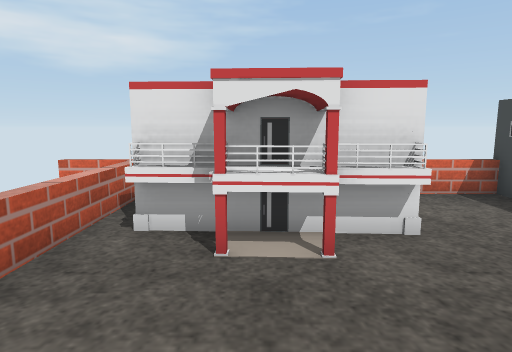
View 1 (above)

14 first-person views from a walk through a Unity game level. The camera is 0.72 m above the floor, tilts 8° down and sees 75° across. The floor is counted in squares, 0.5 m on a side. Each view is taken from the middle of a square. On the plan, view 1 faces up. The plan holds only what a view shows up to about 15 squares ahead; the rest is blank. Some surface patterns are stand-ins.

View 2
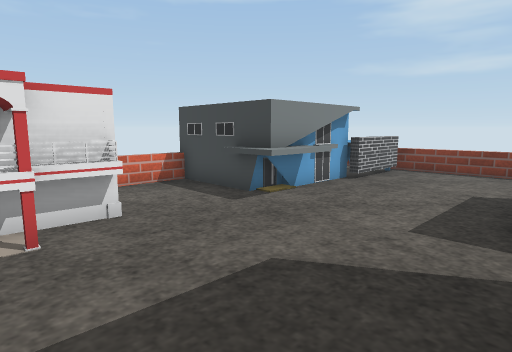

View 3
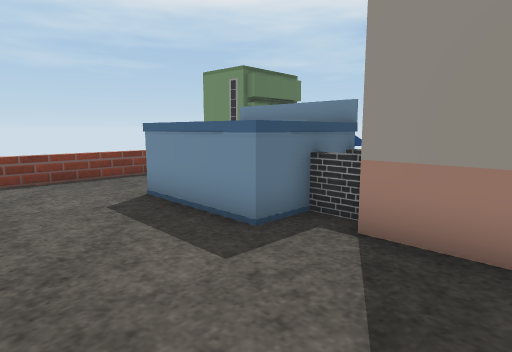

View 4
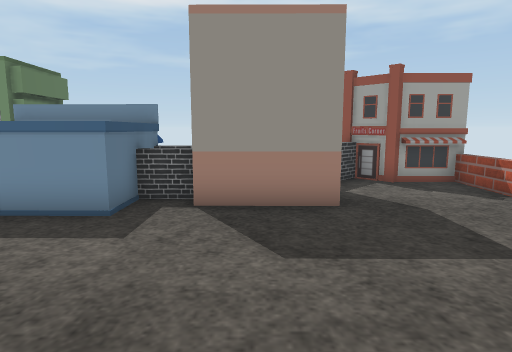

View 5
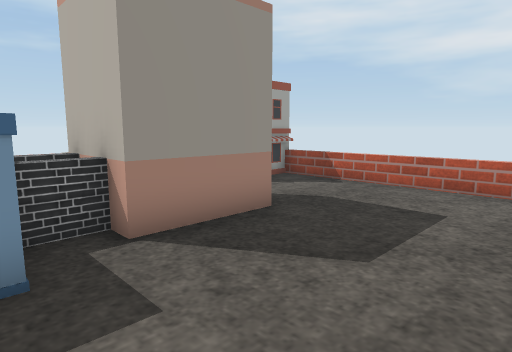

View 6
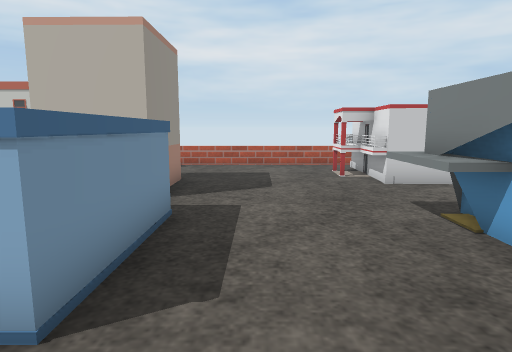

View 7
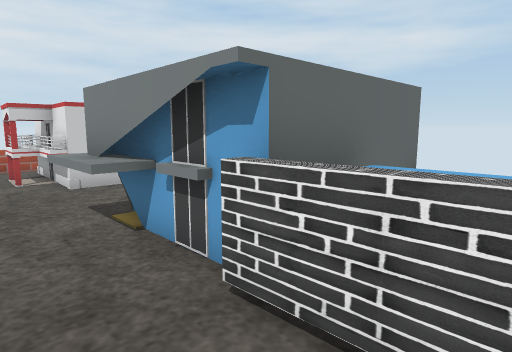

View 8
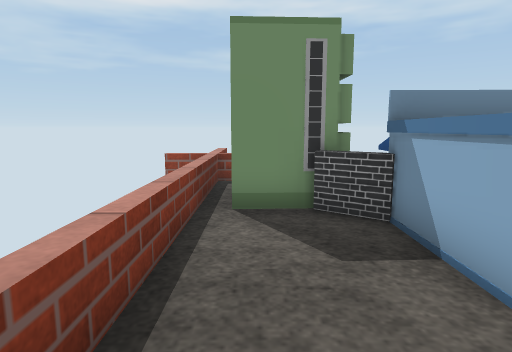

View 9
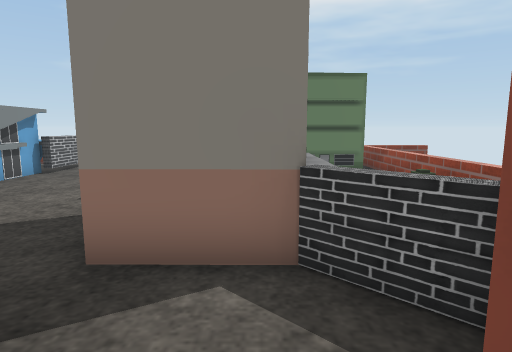

View 10
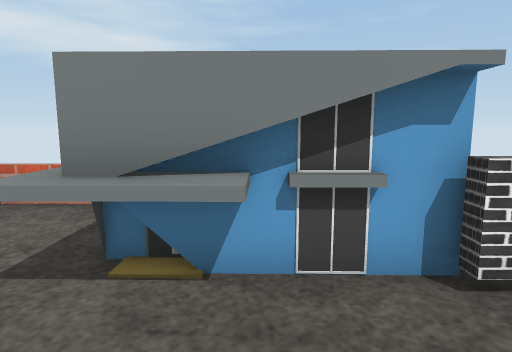

View 11
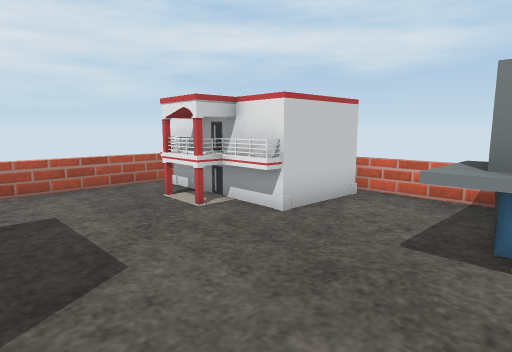

View 12
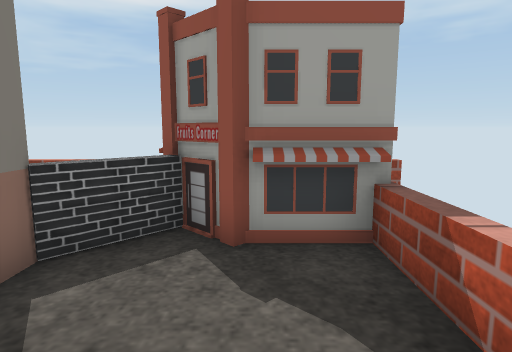

View 13
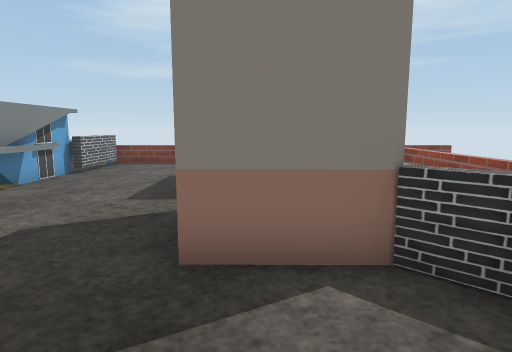

View 14
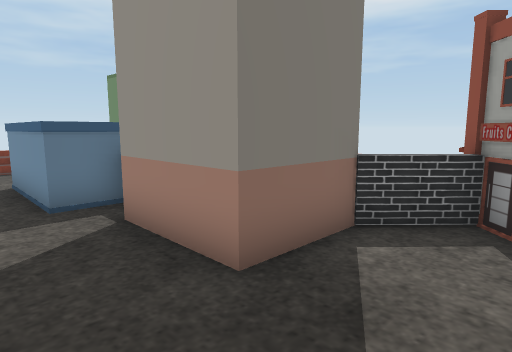

### Floor plan
Key: @ floor where view 1 was taken; # wall or solid block; . floor; = window, fence, low wall or low ledge; O other object.
Columns run from 3 left of view 1 to 12 right of it. Each row starts with its distance up from view 1.
  8 =    ===#   ==
  7 =    O==#   O==
  6 =    O..O   OOO
  5 =OOOOO..OO  OOO
  4 =.OOOO..OOOO#OO#
  3 =.........O....=
  2 =..............=
  1 =..............=
  0 =..@...........=
 -1 =....OOO.OOOO..=
 -2 =....O O#O  O..=
 -3 =....O O#OOO#..=
 -4 #OO.#OOO#   OOO=
 -5    O#       OO #
 -6    O    O   OO #
 -7    O ===O===#OO#

Where each view was taken, in squares from view 1:
view 1: 0 up, 0 right, facing up
view 2: 1 down, 0 right, facing up-right
view 3: 3 up, 2 right, facing down-right
view 4: 5 up, 3 right, facing down
view 5: 3 up, 6 right, facing down-left
view 6: 1 up, 11 right, facing left
view 7: 2 up, 11 right, facing up-left
view 8: 2 up, 11 right, facing down
view 9: 3 down, 2 left, facing right
view 10: 1 up, 7 right, facing up
view 11: 0 up, 6 right, facing up-left
view 12: 0 up, 1 left, facing down
view 13: 2 down, 2 left, facing right
view 14: 1 up, 1 left, facing down-right
